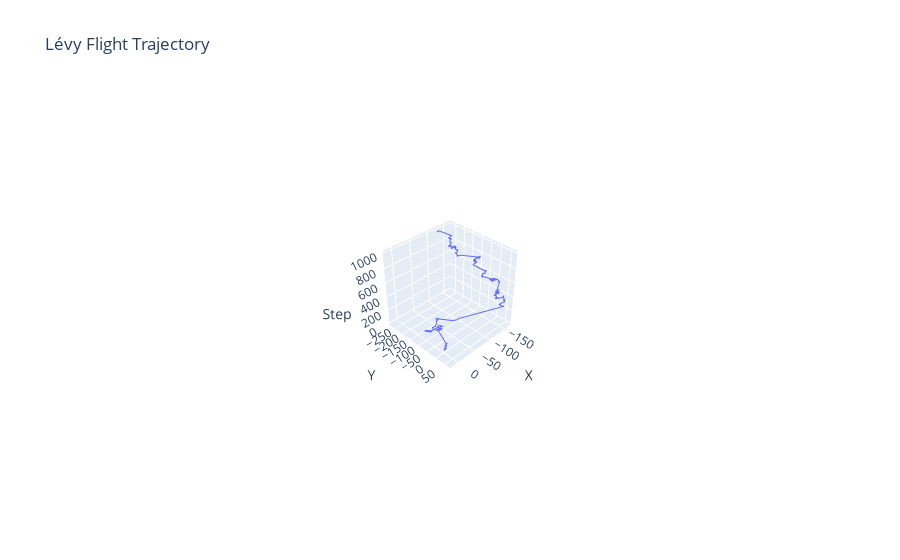

Here is the notebook cell this chart was saved with:
### Markdown cell above
## What is the possible solution:
- **Searching an area with smaller steps:** The algorithm explores a small area in great detail, taking small steps.

- **Moving to another area using long steps:** After exploring the initial area, the search algorithm moves to another area.  *The line represents this.*

- **Searching an area with smaller steps:** Once in the new location, the algorithm explores it again with smaller steps, repeating the detailed exploration process.

### Code cell
# Lévy flight simulation
for _ in range(steps):
    direction = np.random.uniform(0, 2 * np.pi)  # Random direction
    step_length = np.random.pareto(alpha) * scale  # Step length
    step = Vec2d(np.cos(direction) * step_length, np.sin(direction) * step_length)
    trajectory.append(trajectory[-1] + step)  # Add the step to the trajectory

# Create DataFrame with the trajectory
df = pd.DataFrame({
    'x': [v.x for v in trajectory],
    'y': [v.y for v in trajectory],
    'z': np.arange(len(trajectory))  # Step index for the z-axis
})

# Plot the 3D trajectory
fig = go.Figure(data=[go.Scatter3d(x=df['x'], y=df['y'], z=df['z'], mode='lines')])
fig.update_layout(title='Lévy Flight Trajectory', scene=dict(
    xaxis_title='X',
    yaxis_title='Y',
    zaxis_title='Step'
))
fig.show()

### Figure 1 — Plotly figure (JSON) as saved in the notebook; plotly's stock layout.template omitted (floating-point values rounded to 4 significant figures; data arrays with more than 128 entries replaced by an {"elided": "..."} marker saying what was removed)
{"data": [{"mode": "lines", "type": "scatter3d", "x": {"elided": "1001 float values"}, "y": {"elided": "1001 float values"}, "z": {"elided": "1001 int values"}}], "layout": {"autosize": true, "scene": {"aspectmode": "auto", "aspectratio": {"x": 1, "y": 1, "z": 1}, "camera": {"center": {"x": 0, "y": 0, "z": 0}, "eye": {"x": 2.933, "y": 2.933, "z": 2.933}, "projection": {"type": "perspective"}, "up": {"x": 0, "y": 0, "z": 1}}, "xaxis": {"title": {"text": "X"}, "type": "linear"}, "yaxis": {"title": {"text": "Y"}, "type": "linear"}, "zaxis": {"title": {"text": "Step"}, "type": "linear"}}, "title": {"text": "Lévy Flight Trajectory"}}}
